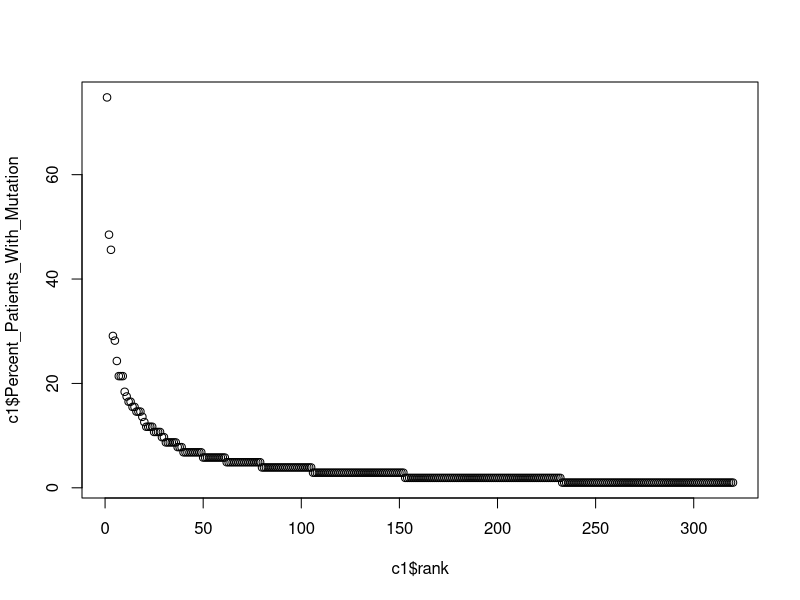

Write R code to recreate this figure.
library(tidyverse)

# Set working directory to where the raw data file is
setwd("C:/Users/pavels/Git/pietzak_nmibc/")


# Import raw data table
a_raw_data <- as_tibble(read.csv("data_mutations_extended.txt", header = TRUE, sep = "\t"))


# Extract only columns we need
b_raw_data <- a_raw_data[,c(1,5,6,7,10,11,17,38:44)]


## Count number of patients with a mutation in each gene

# Sort rows by 1) gene name and 2) barcode (patient ID)
# Will show patients with multiple mutations in the same gene in adjacent rows
c_mutations_by_gene <- b_raw_data[order(b_raw_data$Hugo_Symbol, b_raw_data$Tumor_Sample_Barcode),]

# Count number of unique patients with a mutation in each gene
c1 <- c_mutations_by_gene %>% 
  group_by(Hugo_Symbol) %>% 
  summarize(Patients_With_Mutation = n_distinct(Tumor_Sample_Barcode))

# Sort table to show genes with highest number of patients with mutation at top 
c1 <- arrange(c1, desc(Patients_With_Mutation))

# Calculate percentage of patients with mutation for each gene
c1 <- c1 %>% mutate(Percent_Patients_With_Mutation = format(round((Patients_With_Mutation / 103 * 100), 1)))

# Plot Highest to lowest % Patents with mutation for each gene
c1 <- c1 %>% mutate(rank = c(1:320))
plot(c1$rank, c1$Percent_Patients_With_Mutation)


## Count number of patients with each unique mutation

# Sort rows by mutation
d_individual_mutations <- b_raw_data[order(b_raw_data$HGVSc, b_raw_data$Start_Position, b_raw_data$Tumor_Sample_Barcode, b_raw_data$Hugo_Symbol),]

# Count number of patients with each unique mutation
d1 <- d_individual_mutations %>%
  group_by(Hugo_Symbol, HGVSc, Start_Position) %>%
  summarize(Patients_With_Mutation = n_distinct(Tumor_Sample_Barcode))

# Sort table to show genes with highest number of patients with mutation at top 
d1 <- arrange(d1, desc(Patients_With_Mutation))

# Calculate percentage of patients with each unique mutation
d1 <- d1 %>% mutate(Percent_Patients_With_Mutation = format(round((Patients_With_Mutation / 103 * 100), 1)))



# Test if there are duplicates in the raw data
a1_test_for_dups <- a_raw_data[order(a_raw_data$Hugo_Symbol, a_raw_data$Tumor_Sample_Barcode),]
a1a <- duplicated(a1_test_for_dups)
a1a
